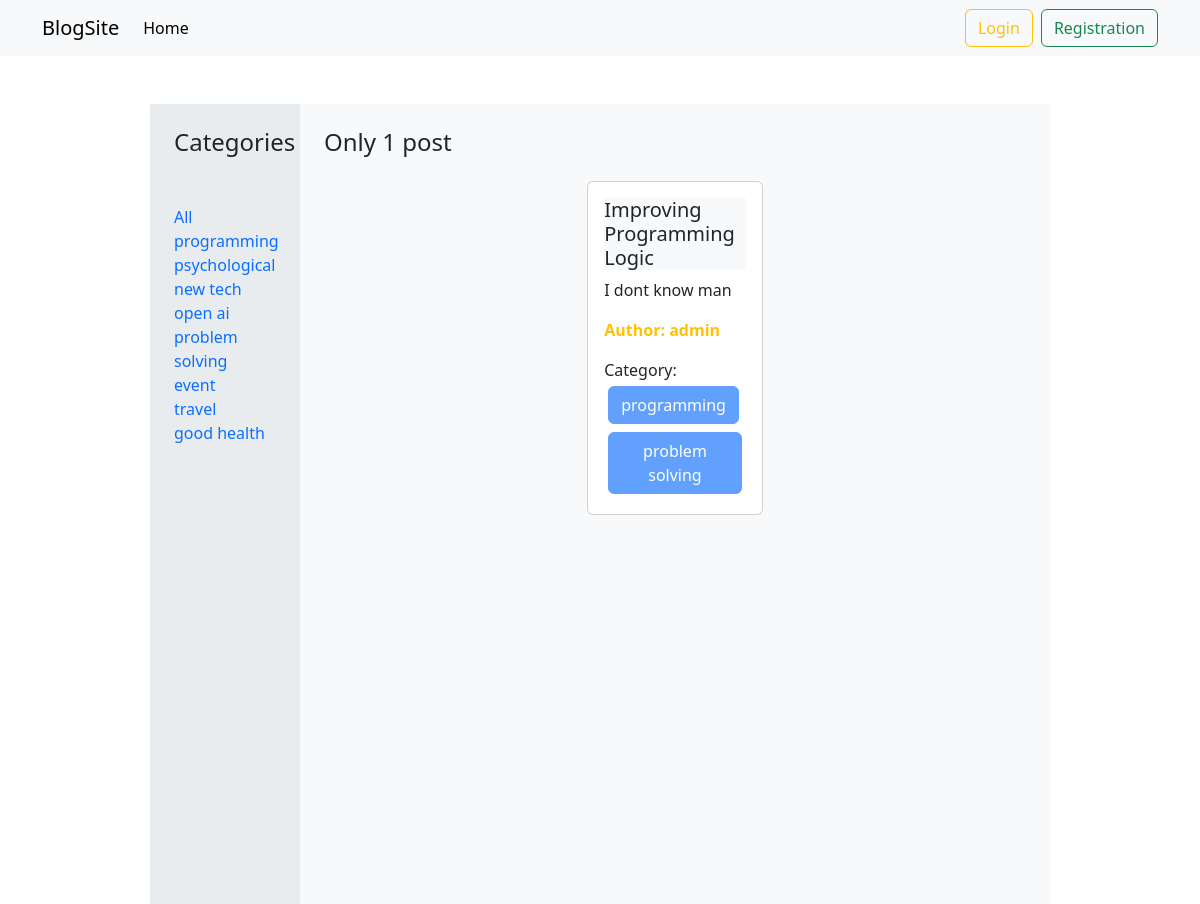
/category/programming/, run on the app's committed database.
### categories/models.py (models this page shows, shortened)
class Category(models.Model):
    name = models.CharField(max_length=100)
    slug = models.SlugField(max_length=100, unique=True, blank=True, null=True)

### posts/models.py (models this page shows, shortened)
class Post(models.Model):
    title = models.CharField(max_length=50)
    content = models.TextField()
    category = models.ManyToManyField(Category)
    author = models.ForeignKey(User, on_delete=models.CASCADE)

### blog_project/views.py (the view)
# urls.py: 2. Add a URL to urlpatterns:  path('', views.home, name='home')
def home(request, category_slug=None):
    posts = Post.objects.all()
    if category_slug is not None:
        category = Category.objects.get(slug=category_slug)
        posts = Post.objects.filter(category=category)
    categories = Category.objects.all()
    return render(request, 'home.html', {'posts': posts, 'categories': categories})

### templates/home.html (shortened to what this page needs)
{% extends 'base.html' %} {% block content %}
<div class="d-flex flex-wrap mt-5">
    <div class="col-lg-2 col-md-12 bg-body-secondary vh-100 p-4">
        <h4 class="mb-5">Categories</h4>
        <a class="text-decoration-none" href="{% url 'home' %}">All</a>
        <br />
        {% for category in categories %}
        <a class="text-decoration-none" href="{% url 'category_filter' category.slug %}"
            >{{category.name}}</a
        >
        <br />
        {% endfor%}
    </div>
    <div class="col-lg-10 col-md-12 p-4 bg-body-tertiary">
        {% if posts|length == 0 %}
        <h4>No Posts Available!</h4>
        {% else %}
        <h4>
            {% if posts|length > 1 %} Total {{posts | length}} posts {% else %}
            Only {{posts | length}} post {% endif %}
        </h4>
        {% endif %}
        <div class="d-flex flex-wrap justify-content-center">
            {% for post in posts %}
            <div class="col-sm-3 m-3">
                <div class="card">
                    <div class="card-body">
                        <h5 class="card-title bg-body-tertiary">
                            {{post.title}}
                        </h5>
                        <p class="card-text">{{post.content}}</p>
                        <p class="card-text fw-bold text-warning">
                            Author: {{post.author.username}}
                        </p>
                        <p class="card-text">
                            Category: {% for cat in post.category.all %}
                            <button class="btn btn-primary disabled m-1">
                                {{cat.name}}
                            </button>
                            {% endfor %}
                        </p>
                    </div>
                </div>
            </div>
            {% endfor %}
        </div>
    </div>
</div>
{% endblock %}

### data on the page
Category: name "programming"
Category: name "psychological"
Category: name "new tech"
Category: name "open ai"
Category: name "problem solving"
Category: name "event"
Category: name "travel"
Category: name "good health"
Post: title "Improving Programming Logic", content "I dont know man", author.username "admin"

### other printed values
{{ posts | length }} "1"
